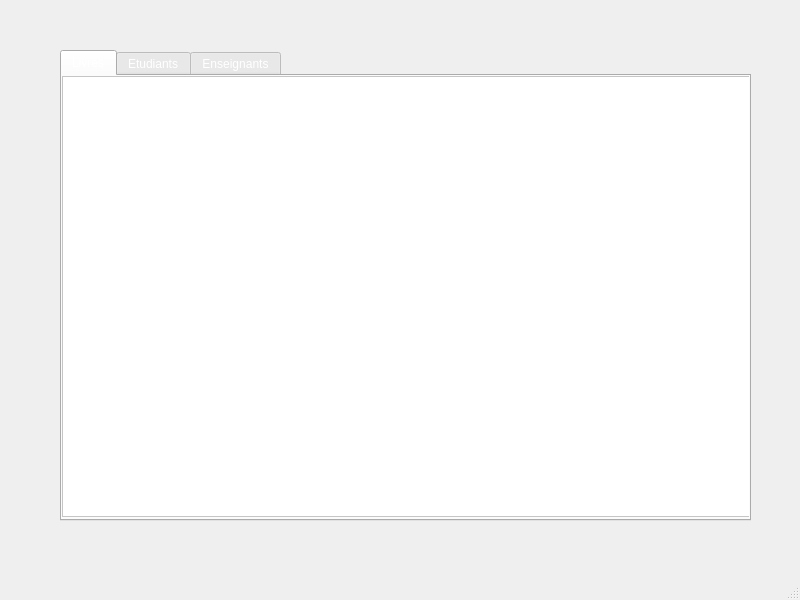
<?xml version="1.0" encoding="UTF-8"?>
<ui version="4.0">
 <class>DisplayTab</class>
 <widget class="QMainWindow" name="DisplayTab">
  <property name="geometry">
   <rect>
    <x>0</x>
    <y>0</y>
    <width>800</width>
    <height>600</height>
   </rect>
  </property>
  <property name="windowTitle">
   <string>MainWindow</string>
  </property>
  <property name="styleSheet">
   <string notr="true"/>
  </property>
  <widget class="QWidget" name="centralwidget">
   <property name="styleSheet">
    <string notr="true"/>
   </property>
   <widget class="QTabWidget" name="Tab">
    <property name="geometry">
     <rect>
      <x>60</x>
      <y>50</y>
      <width>691</width>
      <height>471</height>
     </rect>
    </property>
    <property name="styleSheet">
     <string notr="true">color:white;
font: 75 12pt &quot;MS Shell Dlg 2&quot;;</string>
    </property>
    <property name="tabPosition">
     <enum>QTabWidget::North</enum>
    </property>
    <property name="tabShape">
     <enum>QTabWidget::Rounded</enum>
    </property>
    <property name="currentIndex">
     <number>0</number>
    </property>
    <property name="tabsClosable">
     <bool>false</bool>
    </property>
    <property name="movable">
     <bool>true</bool>
    </property>
    <widget class="QWidget" name="tab_1">
     <property name="styleSheet">
      <string notr="true"/>
     </property>
     <attribute name="title">
      <string>Livres</string>
     </attribute>
     <widget class="QTableView" name="tableView1">
      <property name="geometry">
       <rect>
        <x>0</x>
        <y>0</y>
        <width>691</width>
        <height>441</height>
       </rect>
      </property>
      <property name="autoFillBackground">
       <bool>true</bool>
      </property>
      <property name="styleSheet">
       <string notr="true">background-color:white;
color:black;</string>
      </property>
      <property name="lineWidth">
       <number>1</number>
      </property>
      <property name="editTriggers">
       <set>QAbstractItemView::NoEditTriggers</set>
      </property>
      <property name="dragDropOverwriteMode">
       <bool>false</bool>
      </property>
      <property name="gridStyle">
       <enum>Qt::SolidLine</enum>
      </property>
      <attribute name="horizontalHeaderVisible">
       <bool>true</bool>
      </attribute>
      <attribute name="horizontalHeaderCascadingSectionResizes">
       <bool>false</bool>
      </attribute>
     </widget>
    </widget>
    <widget class="QWidget" name="tab_2">
     <property name="styleSheet">
      <string notr="true"/>
     </property>
     <attribute name="title">
      <string>Etudiants</string>
     </attribute>
     <widget class="QTableView" name="tableView2">
      <property name="geometry">
       <rect>
        <x>0</x>
        <y>0</y>
        <width>691</width>
        <height>441</height>
       </rect>
      </property>
      <property name="autoFillBackground">
       <bool>true</bool>
      </property>
      <property name="styleSheet">
       <string notr="true">background-color:white;
color:black;</string>
      </property>
      <property name="editTriggers">
       <set>QAbstractItemView::NoEditTriggers</set>
      </property>
      <property name="dragDropOverwriteMode">
       <bool>false</bool>
      </property>
     </widget>
    </widget>
    <widget class="QWidget" name="tab_3">
     <property name="styleSheet">
      <string notr="true"/>
     </property>
     <attribute name="title">
      <string>Enseignants</string>
     </attribute>
     <widget class="QTableView" name="tableView3">
      <property name="geometry">
       <rect>
        <x>0</x>
        <y>0</y>
        <width>691</width>
        <height>441</height>
       </rect>
      </property>
      <property name="autoFillBackground">
       <bool>true</bool>
      </property>
      <property name="styleSheet">
       <string notr="true">background-color:white;
color:black;</string>
      </property>
      <property name="editTriggers">
       <set>QAbstractItemView::NoEditTriggers</set>
      </property>
      <property name="dragDropOverwriteMode">
       <bool>false</bool>
      </property>
     </widget>
    </widget>
   </widget>
  </widget>
  <widget class="QMenuBar" name="menubar">
   <property name="geometry">
    <rect>
     <x>0</x>
     <y>0</y>
     <width>800</width>
     <height>20</height>
    </rect>
   </property>
  </widget>
  <widget class="QStatusBar" name="statusbar"/>
 </widget>
 <resources/>
 <connections/>
</ui>
